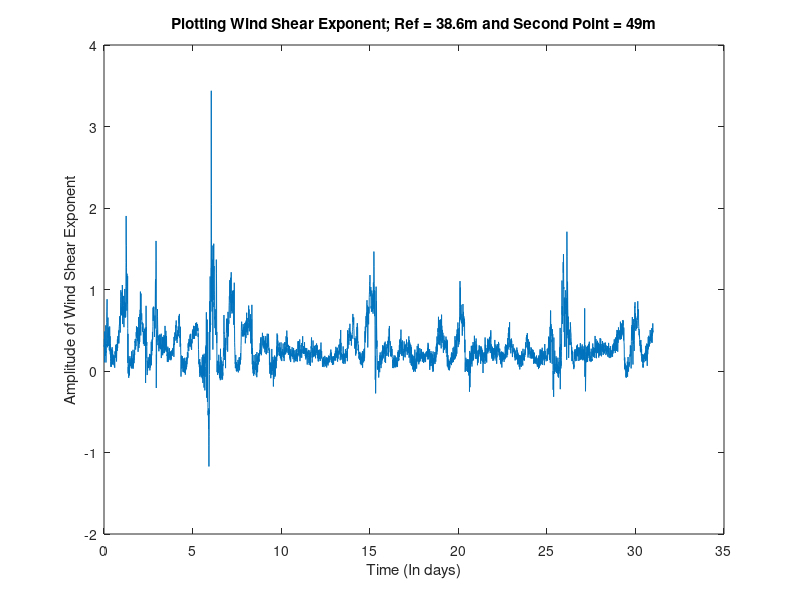
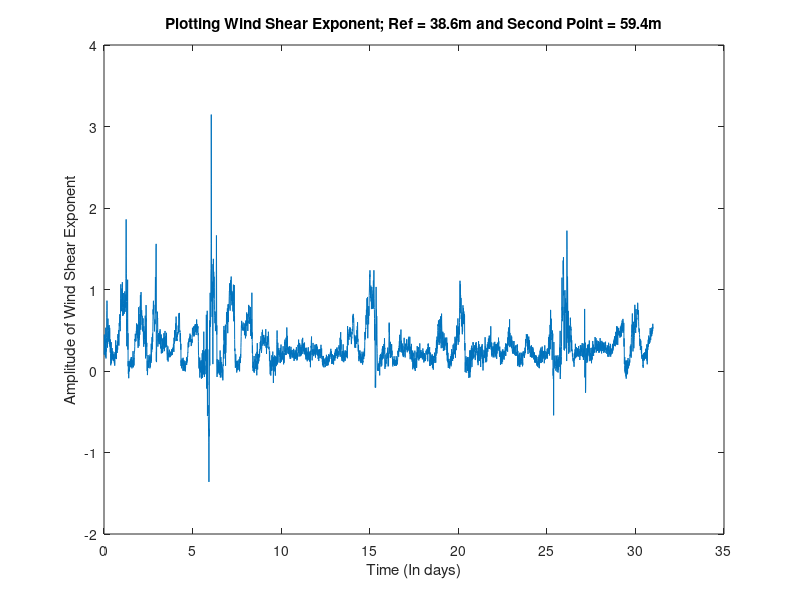
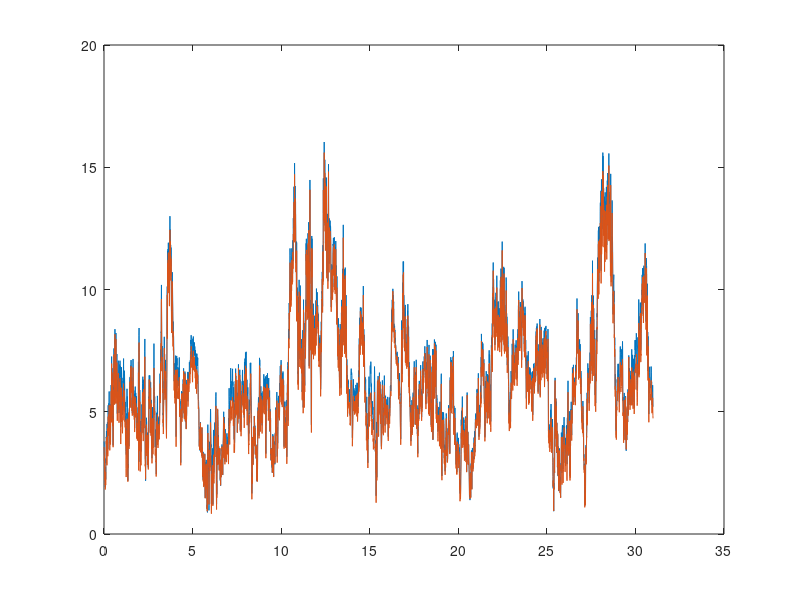
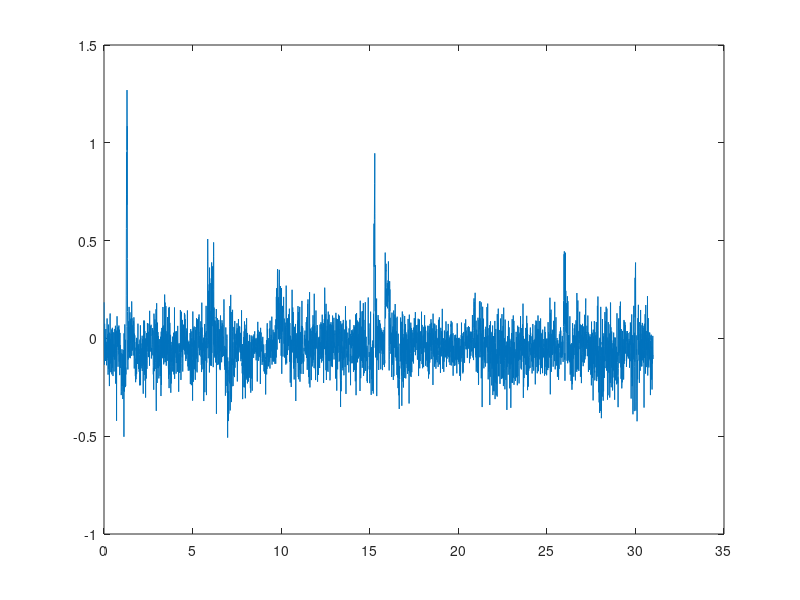

Source code (MATLAB) for these figures, in order:
%% EE 420 Lab 4 Wind Resource Assessment 
clear all
close all
% Author: Joshua Cinco and Joeny Zhen 

% Equation: (v/v0) = (H/H0)^alpha;
% Where alpha is the wind shear exponent -- Also known as the friction
% coefficient

%% Part 2
% 10 Minute Interval
% Reference Velocity At Position = 38.6 m
% Wind Speed at Second Point at Position = 40 m

v_test = csvread('WindData.csv', 56, 0);
ten_t_vec = v_test(:, 4);
day = v_test(:, 3);
hours = floor(ten_t_vec/100);
minutes = ten_t_vec - (hours*100);
time = (day-1) + (hours./24) + (minutes./(24*60));
H = 49;
H0 = 38.6;
V0 = v_test(:, 5);
V_49 = v_test(:, 9);
v_ratio = V_49./V0;
h_ratio = H./H0;
alpha = log(v_ratio)./log(h_ratio);
figure(1)
plot(time(1:(end-1)), alpha(1:(end-1)));
xlabel('Time (In days)');
ylabel('Amplitude of Wind Shear Exponent');
title('Plotting Wind Shear Exponent; Ref = 38.6m and Second Point = 49m')

%% Part 3 
H_new = 59.4;
H0_new = 38.6;
V0_new = v_test(:, 5);
V_59 = v_test(:, 13);
v_ratio_new = V_59./V0_new;
h_ratio_new = H_new./H0_new;

alpha_new = log(v_ratio_new)./log(h_ratio_new);
figure(2)
plot(time(1:(end-1)), alpha_new(1:(end-1)));
xlabel('Time (In days)');
ylabel('Amplitude of Wind Shear Exponent');
title('Plotting Wind Shear Exponent; Ref = 38.6m and Second Point = 59.4m')

%% Part 4

H_4 = 59.4;
H0_4 = 38.6;
h_ratio_4 = H_4./H0_4;
v_ratio_4 = (h_ratio_4).^(alpha);
V0_4 = v_test(:, 5);
V_4 = V0_4.*v_ratio_4;
figure(3);
plot(time(1:(end-1)), V_4(1:(end-1)));
hold on
plot(time(1:(end-1)), V_49(1:(end-1)));

Error = V_4 - V_59;

figure(4);
plot(time(1:(end-1)), Error(1:(end-1)));

Error_5_4 = V_59 - V_49;
figure(5);
plot(time(1:(end-1)), Error_5_4(1:(end-1)));

%% Part 5
H_80 = 80;
H0_80 = 38.6;
h_ratio_80 = H_80./H0_80;
v_ratio_80 = (h_ratio_80).^alpha_new;
V0_80 = v_test(:, 5);
V_80 = V0_80.*v_ratio_80;
plot(time(1:(end-1)), V_80(1:(end-1)));

%% Part 6

V_38avg = mean(V0)
V_49avg = mean(V_49)
V_59avg = mean(V_59)
V_80avg = mean(V_80)


%% Part 7

% P = 0.5*rho*A*V^3
 
rho = 1.225
A = 1

V_cube_59 = (V_59.^3);
P = 0.5*rho*A*mean(V_cube_59)

%% Part 8

V_cube_80 = V_80.^3;
P = 0.5*rho*A*mean(V_cube_80)

%% Part 9

